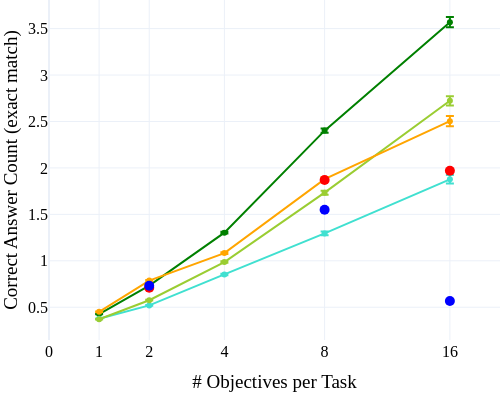

The cell this chart's notebook holds for it:
### Code cell
scores01 = compute_scores(abbel_objectives_dfs01)
scorespen = compute_scores(abbel_objectives_dfs_penalty)
scorespen05 = compute_scores(abbel_objectives_dfs_penalty05)
mscores = compute_scores(mem1_objectives_dfs)

# Second plot - Line chart for exact match scores
fig2 = go.Figure()

# ABBEL EM
fig2.add_trace(go.Scatter(
    x=[OBJS_TO_X[o] for o in ALL_NUM_OBJS],
    y=[np.mean(s) for s in scores01],
    error_y=dict(type='data', array=[np.std(s)/np.sqrt(len(s)) for s in scores01]),
    mode='markers+lines',
    name='ABBEL',
    marker_color='green',
    marker_symbol='circle'
))

# ABBEL penalty EM
fig2.add_trace(go.Scatter(
    x=[OBJS_TO_X[o] for o in ALL_NUM_OBJS],
    y=[np.mean(s) for s in scorespen],
    error_y=dict(type='data', array=[np.std(s)/np.sqrt(len(s)) for s in scorespen]),
    mode='markers+lines',
    name='ABBEL (Length Penalty 0.1)',
    marker_color='turquoise',
    marker_symbol='circle'
))

fig2.add_trace(go.Scatter(
    x=[OBJS_TO_X[o] for o in ALL_NUM_OBJS],
    y=[np.mean(s) for s in scorespen05],
    error_y=dict(type='data', array=[np.std(s)/np.sqrt(len(s)) for s in scorespen05]),
    mode='markers+lines',
    name='ABBEL (Length Penalty 0.05)',
    marker_color='yellowgreen',
    marker_symbol='circle'
))

# MEM1 (Instruct) EM
fig2.add_trace(go.Scatter(
    x=[OBJS_TO_X[o] for o in ALL_NUM_OBJS],
    y=[np.mean(s) for s in mscores],
    error_y=dict(type='data', array=[np.std(s)/np.sqrt(len(s)) for s in mscores]),
    mode='markers+lines',
    name='MEM1 (Instruct)',
    marker_color='orange',
    marker_symbol='circle'
))

# MEM1 (Reported) EM
fig2.add_trace(go.Scatter(
    x=[OBJS_TO_X[o] for o in REPORTED_OBJS],
    y=[0.709,1.87,1.97],
    mode='markers',
    name='MEM1',
    marker_color='red',
    marker_symbol='circle',
    marker_size=10
))

# Qwen 14B
fig2.add_trace(go.Scatter(
    x=[OBJS_TO_X[o] for o in REPORTED_OBJS],
    y=[0.732,1.55,0.567],
    mode='markers',
    name='Qwen2.5-14B-Instruct',
    marker_color='blue',
    marker_symbol='circle',
    marker_size=10
))

fig2.update_layout(
    template='plotly_white',
    font=dict(family='Times New Roman', size=16, color='black'),
    xaxis_title='# Objectives per Task',
    yaxis_title='Correct Answer Count (exact match)',
    width=500,
    height=400,
    showlegend=False,
    xaxis=dict(tickvals=[0] + [OBJS_TO_X[o] for o in ALL_NUM_OBJS], ticktext=[0] + ALL_NUM_OBJS, range=[0, 9]),
    margin=dict(l=0, r=0, t=0, b=60)
)

fig2.show()
fig2.write_image("notebooks/figures/QA_scores_fulleval.pdf", width=500, height=400)

### Figure 1 — Plotly figure (JSON) as saved in the notebook; plotly's stock layout.template omitted (floating-point values rounded to 4 significant figures)
{"data": [{"error_y": {"array": [0.0022, 0.004512, 0.009843, 0.02304, 0.05564], "type": "data"}, "marker": {"color": "green", "symbol": "circle"}, "mode": "markers+lines", "name": "ABBEL", "type": "scatter", "x": [1, 2, 3.5, 5.5, 8], "y": [0.426, 0.733, 1.303, 2.402, 3.569]}, {"error_y": {"array": [0.002156, 0.003915, 0.008502, 0.01953, 0.04572], "type": "data"}, "marker": {"color": "turquoise", "symbol": "circle"}, "mode": "markers+lines", "name": "ABBEL (Length Penalty 0.1)", "type": "scatter", "x": [1, 2, 3.5, 5.5, 8], "y": [0.3763, 0.5201, 0.8532, 1.295, 1.877]}, {"error_y": {"array": [0.002149, 0.004157, 0.008928, 0.02108, 0.04946], "type": "data"}, "marker": {"color": "yellowgreen", "symbol": "circle"}, "mode": "markers+lines", "name": "ABBEL (Length Penalty 0.05)", "type": "scatter", "x": [1, 2, 3.5, 5.5, 8], "y": [0.3707, 0.5757, 0.9868, 1.733, 2.723]}, {"error_y": {"array": [0.002214, 0.0046, 0.01009, 0.02365, 0.0561], "type": "data"}, "marker": {"color": "orange", "symbol": "circle"}, "mode": "markers+lines", "name": "MEM1 (Instruct)", "type": "scatter", "x": [1, 2, 3.5, 5.5, 8], "y": [0.4511, 0.7876, 1.083, 1.88, 2.504]}, {"marker": {"color": "red", "size": 10, "symbol": "circle"}, "mode": "markers", "name": "MEM1", "type": "scatter", "x": [2, 5.5, 8], "y": [0.709, 1.87, 1.97]}, {"marker": {"color": "blue", "size": 10, "symbol": "circle"}, "mode": "markers", "name": "Qwen2.5-14B-Instruct", "type": "scatter", "x": [2, 5.5, 8], "y": [0.732, 1.55, 0.567]}], "layout": {"font": {"color": "black", "family": "Times New Roman", "size": 16}, "height": 400, "margin": {"b": 60, "l": 0, "r": 0, "t": 0}, "showlegend": false, "width": 500, "xaxis": {"range": [0, 9], "ticktext": [0, 1, 2, 4, 8, 16], "tickvals": [0, 1, 2, 3.5, 5.5, 8], "title": {"text": "# Objectives per Task"}}, "yaxis": {"title": {"text": "Correct Answer Count (exact match)"}}}}
